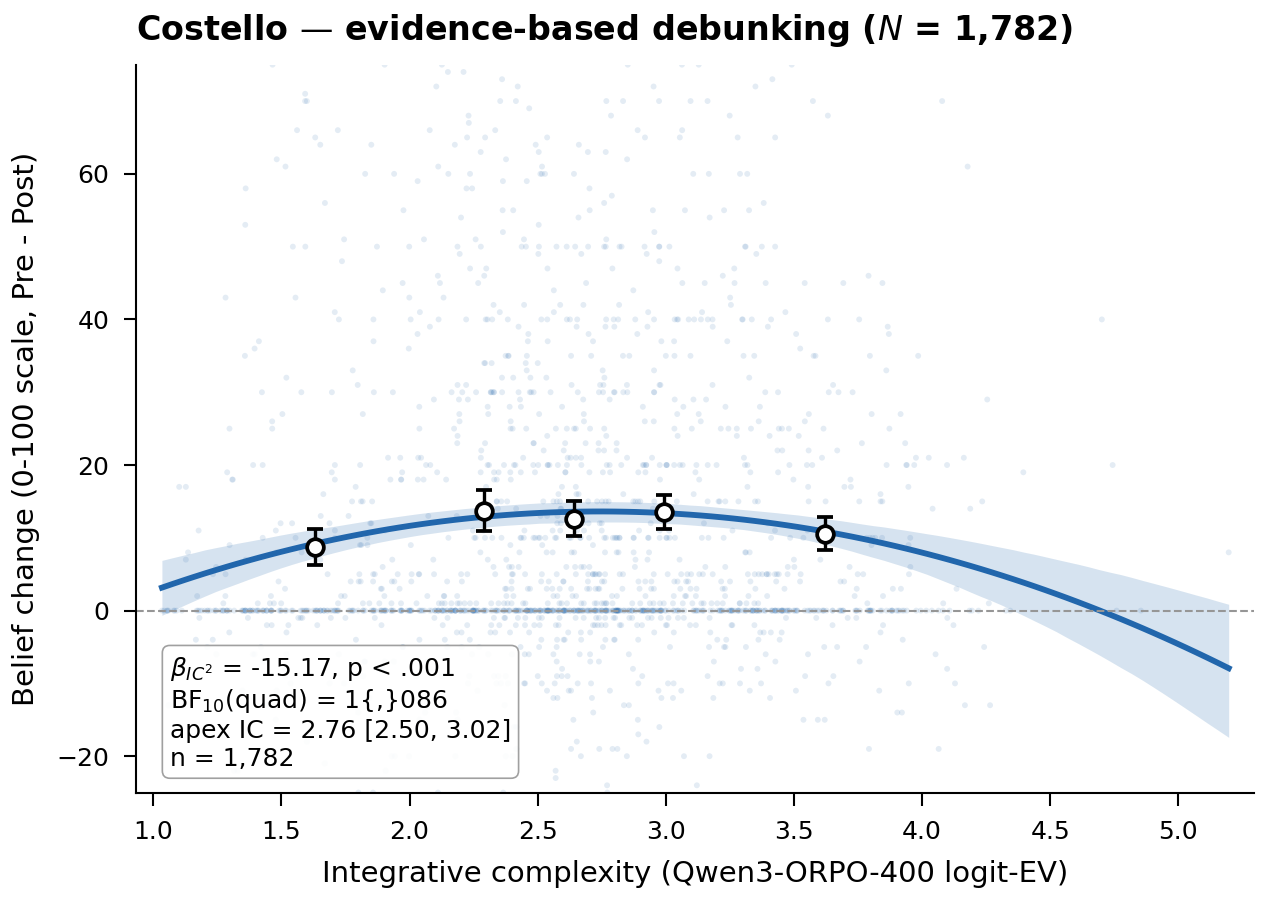

This figure's Python source:
#!/usr/bin/env python3
"""fig1_headline.py — main-text Figure 1 (Costello inverted-U headline).

Single panel: IC (Q400 logit-EV) vs. DV_BeliefChange_Specific, with
quadratic fit + bootstrap 95% CI band, and IC-quintile means overlaid.

Reproduces fig:headline in the main text.

Inputs (all bundled):
  data/ic_qwen3orpo400/costello_texts_for_scoring_initial_qwenorpo400.csv
  data/costello2024/analysis_data.csv
  data/costello2024/texts_for_scoring.jsonl
"""
import sys
from pathlib import Path

import numpy as np
import matplotlib
matplotlib.use("Agg")
import matplotlib.pyplot as plt
import statsmodels.api as sm

sys.path.insert(0, str(Path(__file__).resolve().parent))
from _figs_common import (
    BLUE, COL1, FIG_OUT, GRAY, PNAS_RC,
    bootstrap_quadratic_ci, load_costello_q400, rank_quintiles,
)

plt.rcParams.update(PNAS_RC)


def panel_costello(ax, df):
    x = df["IC_q4"].values
    y = df["DV_BeliefChange_Specific"].values

    # Paper-convention fit: zs(IC_raw) linear + zs(IC_raw^2) quadratic,
    # adjusted for Pre_Belief_Specific + OpenendedResponseWordCount.
    def zs(v):
        v = np.asarray(v, float)
        return (v - v.mean()) / v.std(ddof=1)
    ic_z = zs(x)
    ic2_z = zs(x ** 2)
    cov = df[["Pre_Belief_Specific", "OpenendedResponseWordCount"]].values
    X = np.column_stack([np.ones_like(x), ic_z, ic2_z, cov])
    res = sm.OLS(y, X).fit()
    b_quad, p_quad = res.params[2], res.pvalues[2]

    # Bootstrap unadjusted quadratic for visualisation band
    xgrid, yhat, lo, hi = bootstrap_quadratic_ci(x, y, n_boot=2000, seed=1)

    # Scatter + fit + CI band
    ax.scatter(x, y, s=2, alpha=0.12, color=BLUE, edgecolors="none", rasterized=True)
    ax.fill_between(xgrid, lo, hi, color=BLUE, alpha=0.18, linewidth=0)
    ax.plot(xgrid, yhat, color=BLUE, lw=1.4)

    # Quintile means with 95% CI
    df_q = rank_quintiles(df, "IC_q4")
    q_means = df_q.groupby("q")[["IC_q4", "DV_BeliefChange_Specific"]].mean()
    q_se = df_q.groupby("q")["DV_BeliefChange_Specific"].sem() * 1.96
    ax.errorbar(
        q_means["IC_q4"], q_means["DV_BeliefChange_Specific"],
        yerr=q_se.values, fmt="o", color="k", ms=4, lw=0.8,
        markerfacecolor="white", markeredgewidth=0.9, capsize=2,
    )

    ax.axhline(0, color=GRAY, lw=0.5, ls="--")

    pstr = "p < .001" if p_quad < .001 else f"p = {p_quad:.3f}"
    txt = (
        f"$\\beta_{{IC^2}}$ = {b_quad:.2f}, " + pstr + "\n"
        f"BF$_{{10}}$(quad) = 1{{,}}086\n"
        f"apex IC = 2.76 [2.50, 3.02]\n"
        f"n = {len(df):,}"
    )
    ax.text(
        0.03, 0.03, txt, transform=ax.transAxes,
        fontsize=6, va="bottom", ha="left",
        bbox=dict(boxstyle="round,pad=0.3", fc="white", ec=GRAY, lw=0.4, alpha=0.9),
    )
    ax.set_xlabel("Integrative complexity (Qwen3-ORPO-400 logit-EV)")
    ax.set_ylabel("Belief change (0-100 scale, Pre - Post)")
    ax.set_title(
        "Costello — evidence-based debunking ($N$ = 1,782)",
        loc="left", fontweight="bold",
    )
    ax.set_xlim(x.min() - 0.1, x.max() + 0.1)
    ax.set_ylim(-25, 75)


def main():
    df = load_costello_q400()
    print(f"Costello N = {len(df)}")

    fig, ax = plt.subplots(1, 1, figsize=(COL1 + 0.8, 3.0))
    panel_costello(ax, df)
    fig.tight_layout(pad=0.4)

    FIG_OUT.mkdir(exist_ok=True)
    out_pdf = FIG_OUT / "fig1_headline.pdf"
    out_png = FIG_OUT / "fig1_headline.png"
    fig.savefig(out_pdf)
    fig.savefig(out_png)
    print(f"Wrote {out_pdf}")
    print(f"Wrote {out_png}")


if __name__ == "__main__":
    main()
